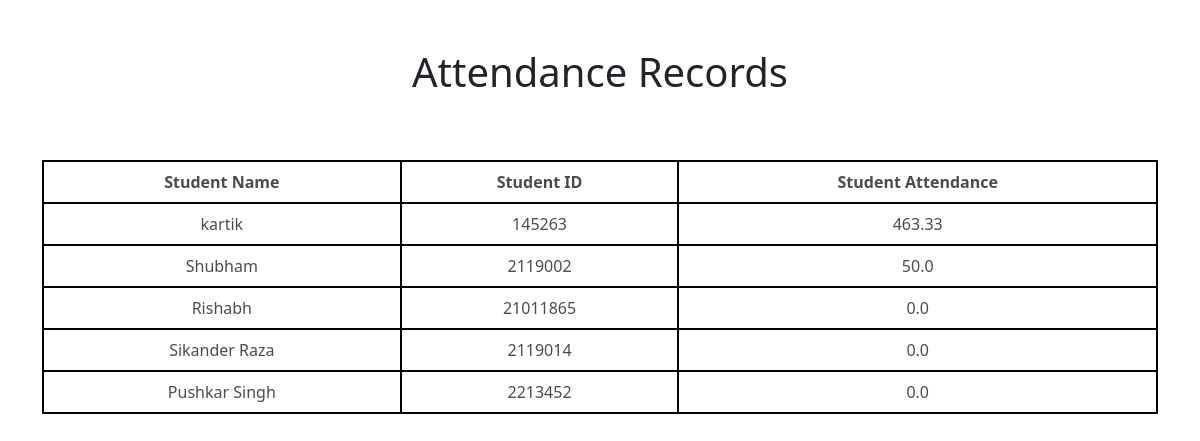
/f_showAttendance, run on the app's committed database.
### home/models.py (models this page shows, shortened)
class Student(models.Model):
  s_name = models.CharField(max_length=50,default="")
  s_id = models.IntegerField()
  s_course = models.CharField(max_length=50,default="Btech")
  s_sem = models.IntegerField(default=6)
  s_year = models.IntegerField(default=3)
  s_classrollno = models.IntegerField(default=1)
  s_sec = models.CharField(default="A", max_length=1)
  s_branch = models.CharField(max_length=50,default="CSE")
  s_password = models.CharField(max_length=50,default="")
  s_image = models.ImageField(upload_to="home/s_img",blank=True, default='home/s_img/default.jpg')
  s_dob = models.DateField()
  s_alerts = models.CharField(max_length=500,default="")
  s_attendance = models.FloatField(default=0)
  s_marksCN = models.IntegerField(default=0)
  s_marksCD = models.IntegerField(default=0)
  s_marksOOPS = models.IntegerField(default=0)
  s_marksDBMS = models.IntegerField(default=0)
  s_marksOS = models.IntegerField(default=0)
  s_marksSWE = models.IntegerField(default=0)
  s_AttdCN = models.IntegerField(default=0)
  s_AttdCD = models.IntegerField(default=0)
  s_AttdOOPS = models.IntegerField(default=0)
  s_AttdDBMS = models.IntegerField(default=0)
  s_AttdOS = models.IntegerField(default=0)
  s_AttdSWE = models.IntegerField(default=0)
  s_totalAttendance = models.IntegerField(default=0)
  s_percentage = models.FloatField(default=0)
  s_minAttd = 50.0
  s_imagename = models.CharField(max_length=500,default="default.jpg")

### home/views.py (the view)
# urls.py: path('f_showAttendance',views.f_showAttendance,name='showAttendance'),
def f_showAttendance(request):
  students=Student.objects.all()
  for obj in students:
    if obj.s_totalAttendance!=0:
      obj.s_attendance="%.2f" % (100.00*(1.0*(obj.s_AttdCD+obj.s_AttdCN+obj.s_AttdDBMS+obj.s_AttdOOPS+obj.s_AttdOS+obj.s_AttdSWE)/(obj.s_totalAttendance)))
      obj.save()
  students=Student.objects.all().order_by('-s_attendance')
  context={'mystudents':students}
  return render(request,'f_showAttendance.html',context)

### templates/f_showAttendance.html (shortened to what this page needs)
<!DOCTYPE html>
<html lang="en">
<head>
  <link
    href="https://cdn.jsdelivr.net/npm/bootstrap@5.3.3/dist/css/bootstrap.min.css"
    rel="stylesheet"
  />
</head>
<body>
  <div class="container mt-5 text-center">
    <h1>Attendance Records</h1>
    <div class="table-responsive mt-5 pt-3">
      <table class="table table-bordered table-hover">
        <thead class="thead-dark custom-warning-text">
          <tr>
            <th>Student Name</th>
            <th>Student ID</th>
            <th>Student Attendance</th>
          </tr>
        </thead>
        <tbody>
          {% for obj in mystudents %}
            <tr {% if obj.s_attendance < 50.0 %}class="text-danger"{% endif %}>
              <td>{{ obj.s_name }}</td>
              <td>{{ obj.s_id }}</td>
              <td>{{ obj.s_attendance }}</td>
            </tr>
          {% endfor %}
        </tbody>
      </table>
    </div>
  </div>
</body>
</html>

### templates/f_showAttendance.html (style rules this page uses)
body { background-image: url('https://images.unsplash.com/photo-1510531704581-5b2870972060?q=80&w=1473&auto=format&fit=crop&ixlib=rb-4.0.3&ixid=M3wxMjA3fDB8MHxwaG90by1wYWdlfHx8fGVufDB8fHx8fA%3D%3D'); background-repeat: no-repeat; background-size: cover; }
.table td, .table th { opacity: 70%; border: 2px solid black; }
.table-bordered tr { border: 2px solid black; }
.custom-warning-text { color: #000000; font-weight: bold; }

### data on the page
Student: s_name "kartik", s_id "145263", s_attendance "463.33"
Student: s_name "Shubham", s_id "2119002", s_attendance "50.0"
Student: s_name "Rishabh", s_id "21011865", s_attendance "0.0"
Student: s_name "Sikander Raza", s_id "2119014", s_attendance "0.0"
Student: s_name "Pushkar Singh", s_id "2213452", s_attendance "0.0"
